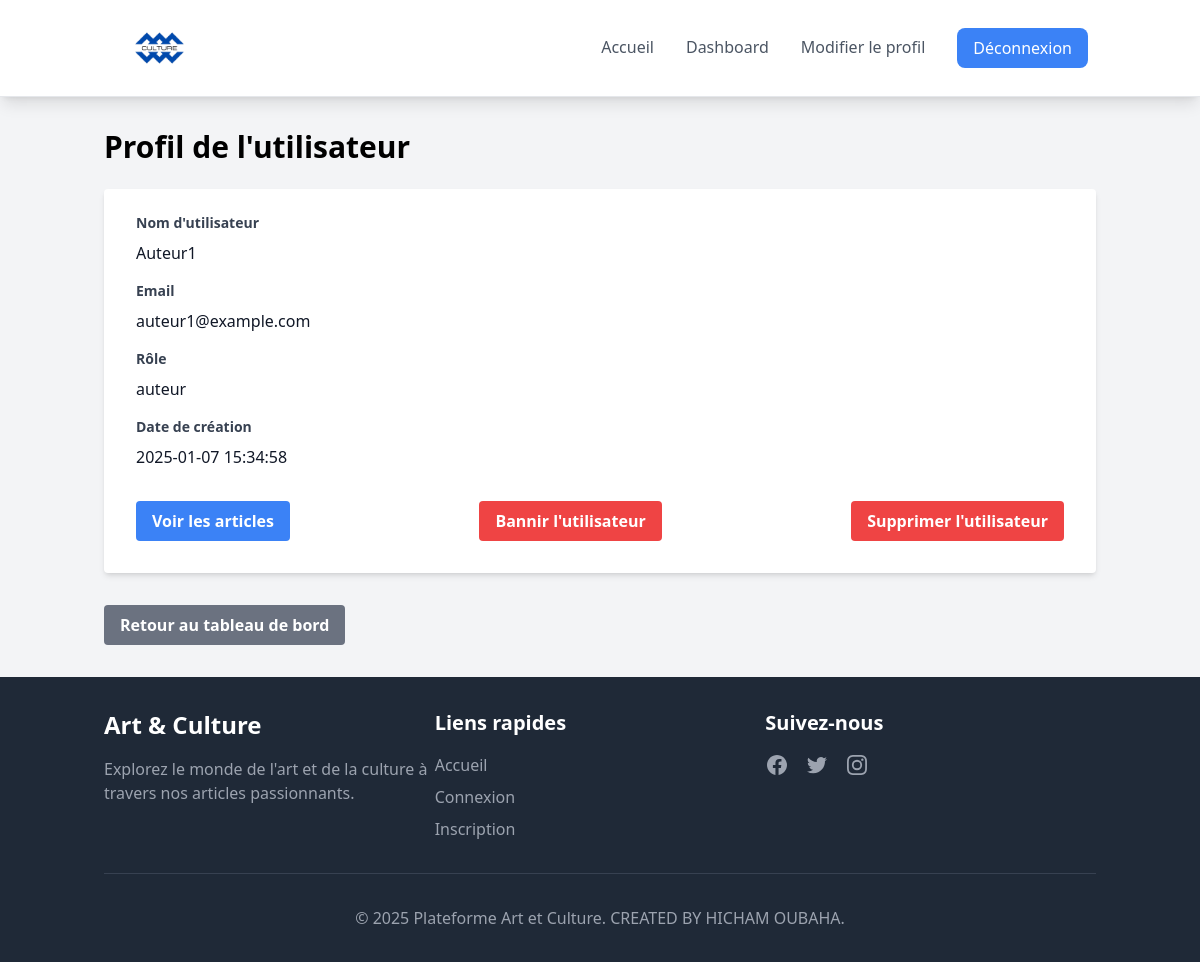
The app's page /index.php?page=user_profile&id=2 (signed in) with its own data.
### tables this page shows
CREATE TABLE utilisateurs (
    id_utilisateur INT AUTO_INCREMENT PRIMARY KEY,
    nom_utilisateur VARCHAR(50) NOT NULL,
    email VARCHAR(100) NOT NULL UNIQUE,
    mot_de_passe VARCHAR(255) NOT NULL,
    role ENUM('admin', 'auteur', 'utilisateur', 'banned') NOT NULL,
    photo VARCHAR(255),
    date_creation TIMESTAMP DEFAULT CURRENT_TIMESTAMP
);

### classes/Database.php (called while the page is built, shortened)
<?php
class Database {
    private $host = "localhost";
    private $db_name = "culture_platform_v2";
    private $username = "root";
    private $password = "";
    public function getConnection() {
        $this->conn = null;
        try {
            $this->conn = new PDO("mysql:host=" . $this->host . ";dbname=" . $this->db_name, $this->username, $this->password);
            $this->conn->setAttribute(PDO::ATTR_ERRMODE, PDO::ERRMODE_EXCEPTION);
        } catch(PDOException $exception) {
            echo "Connection error: " . $exception->getMessage();
        }
        return $this->conn;
    }
}

### classes/User.php (called while the page is built, shortened)
<?php
class User {
    private $conn;
    private $table_name = "utilisateurs";
    public function __construct($db) {
        $this->conn = $db->getConnection();
    }
    public function getUserById($id) {
        $query = "SELECT * FROM " . $this->table_name . " WHERE id_utilisateur = :id";
        $stmt = $this->conn->prepare($query);
        $stmt->bindParam(':id', $id, PDO::PARAM_INT);
        $stmt->execute();
        return $stmt->fetch(PDO::FETCH_ASSOC);
    }
}

### views/user_profile.php (the view)
<h1 class="text-3xl font-bold mb-6">Profil de l'utilisateur</h1>
<?php if (isset($userData)): ?>
    <div class="bg-white shadow-md rounded px-8 pt-6 pb-8 mb-4">
        <div class="mb-4">
            <label class="block text-gray-700 text-sm font-bold mb-2" for="username">
                Nom d'utilisateur
            </label>
            <p class="text-gray-900"><?php echo htmlspecialchars($userData['nom_utilisateur']); ?></p>
        </div>
        <div class="mb-4">
            <label class="block text-gray-700 text-sm font-bold mb-2" for="email">
                Email
            </label>
            <p class="text-gray-900"><?php echo htmlspecialchars($userData['email']); ?></p>
        </div>
        <div class="mb-4">
            <label class="block text-gray-700 text-sm font-bold mb-2" for="role">
                Rôle
            </label>
            <p class="text-gray-900"><?php echo htmlspecialchars($userData['role']); ?></p>
        </div>
        <div class="mb-4">
            <label class="block text-gray-700 text-sm font-bold mb-2" for="date_creation">
                Date de création
            </label>
            <p class="text-gray-900"><?php echo htmlspecialchars($userData['date_creation']); ?></p>
        </div>
        <div class="flex items-center justify-between mt-8">
            <?php if ($userData['role'] !== 'admin'): ?>
                <?php if ($userData['role'] === 'auteur'): ?>
                    <a href="index.php?page=user_articles&id=<?php echo $userData['id_utilisateur']; ?>" class="bg-blue-500 hover:bg-blue-700 text-white font-bold py-2 px-4 rounded focus:outline-none focus:shadow-outline">
                        Voir les articles
                    </a>
                <?php endif; ?>
                <?php if ($userData['role'] === 'banned'): ?>
                    <a href="index.php?page=unban_user&id=<?php echo $userData['id_utilisateur']; ?>" class="bg-green-500 hover:bg-green-700 text-white font-bold py-2 px-4 rounded focus:outline-none focus:shadow-outline">
                        Débannir l'utilisateur
                    </a>
                <?php else: ?>
                    <a href="index.php?page=ban_user&id=<?php echo $userData['id_utilisateur']; ?>" class="bg-red-500 hover:bg-red-700 text-white font-bold py-2 px-4 rounded focus:outline-none focus:shadow-outline">
                        Bannir l'utilisateur
                    </a>
                <?php endif; ?>
                <a href="index.php?page=delete_user&id=<?php echo $userData['id_utilisateur']; ?>" class="bg-red-500 hover:bg-red-700 text-white font-bold py-2 px-4 rounded focus:outline-none focus:shadow-outline" onclick="return confirm('Êtes-vous sûr de vouloir supprimer cet utilisateur ? Cette action est irréversible.');">
                    Supprimer l'utilisateur
                </a>
            <?php endif; ?>
        </div>
    </div>
<?php else: ?>
    <p class="text-red-500">Utilisateur non trouvé.</p>
<?php endif; ?>
<a href="index.php?page=dashboard" class="inline-block mt-4 bg-gray-500 hover:bg-gray-700 text-white font-bold py-2 px-4 rounded focus:outline-none focus:shadow-outline">
    Retour au tableau de bord
</a>

### records on screen
utilisateurs: nom_utilisateur "Auteur1", email "auteur1@example.com", role "auteur", date_creation "2025-01-07 15:34:58"
